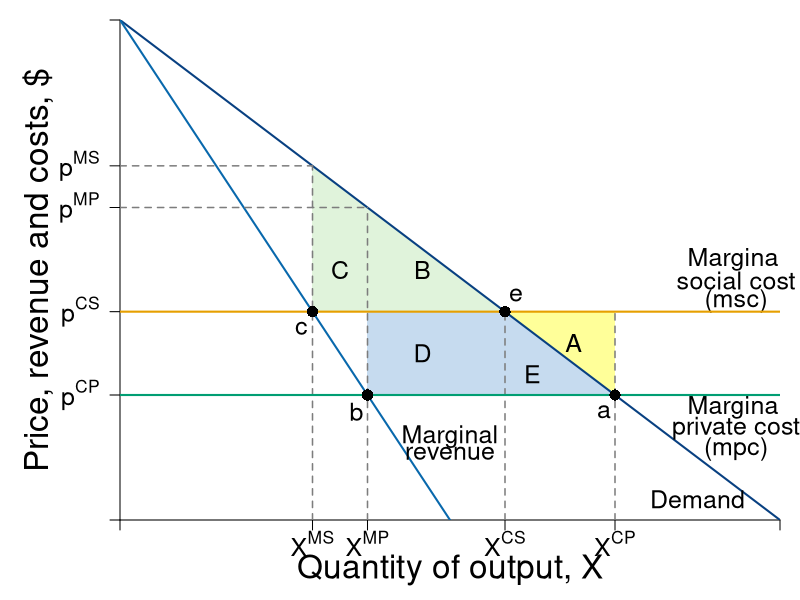

Here is the R script that generated this plot:
#Graph Designer: Simon Halliday + Scott Cohn
#Authors: Bowles and Halliday
#Title: Coordination, Conflict and Competition: A Text in Microeconomics

library(shape)
pdf(file = "public_mechanism/markets_competition_monopolist_external.pdf", width = 9, height = 7)

# Set parameters for graphics
axislabelsize <- 2
labelsize <- 1.5
namesize <- 1.8
annotatesize <- 1.5
graphlinewidth <- 2
segmentlinewidth <- 1.5

COL <- c("#7fc97f", "#beaed4", "#fdc086", "#ffff99", "#386cb0", "#f0027f", "#bf5b17", "#666666")
COLA <- c("#e0f3db", "#99d8c9","#66c2a4","#41ae76", "#238b45", "#005824")
COLB <- c("#c6dbef", "#4eb3d3", "#2b8cbe", "#0868ac","#084081")
COLC <- c("#fcfbfd", "#efedf5", "#dadaeb", "#bcbddc", "#9e9ac8", "#807dba", "#6a51a3", "#54278f", "#3f007d")
grays <- gray.colors(25, start = 1, end = 0, alpha = 1)
CBCols <- c("#009E73","#0072B2","#E69F00","#CC79A7", "#F0E442")


#Edited the margins to cater for the larger LHS labels
par(mar =  c(4, 6, 1, 1))

AvgRevenue <- function(x, rmax = 12, xmax = 12){
  rmax - (rmax/xmax)*x
}

MRevenue <- function(x, rmax = 12, xmax = 12){
  rmax - 2*(rmax/xmax)*x
}

AvgCost <- function(x, c0 = 2, c1 = 4){
  c0/x + c1
}

xlims <- c(0, 12)
ylims <- c(0, 12)

npts <- 501 
x <- seq(xlims[1], xlims[2], length.out = npts)
y <- seq(ylims[1], ylims[2], length.out = npts) 
a <- c(13, 16.75, 19.25)

plot(0, 0, xlim = xlims, ylim = ylims, type = "n",
     xlab = expression(paste("")),
     ylab = expression(paste("")), 
     xaxt = "n", 
     yaxt = "n", 
     cex.lab = axislabelsize, 
     bty = "n",
     xaxs = "i", 
     yaxs = "i")

ticksy <- c(0, 3, 5, AvgRevenue(x = 4.5), AvgRevenue(3.5),  ylims[2])
ylabels <- c(NA, expression(paste(p^{CP})), expression(paste(p^{CS})), expression(paste(p^{MP})), expression(paste(p^{MS})), NA)
ticksx <- c(0, 3.5, 4.5, 7, 9, xlims[2])
xlabels <- c(NA, expression(paste(X^{MS})), expression(paste(X^{MP})), expression(paste(X^{CS})), expression(paste(X^{CP})), NA)

axis(1, at = ticksx, pos = 0, labels = xlabels, cex.axis = labelsize)
axis(2, at = ticksy, pos = 0, labels = ylabels, las = 1, cex.axis = labelsize)

npts <- 500 
xx1 <- seq(xlims[1], xlims[2], length.out = npts)
xx3 <- seq(2, 6, length.out = npts)

#Draw the polygon for A
# xpolya <- c(7, 9, 7, 7)
# ypolya <- c(3, 3, 5, 3)
# polygon(x = xpolya, y = ypolya, col=COL[4], density=NULL, border = NA)

xpolya <- c(9, 9, 7, 9)
ypolya <- c(3, 5, 5, 3)
polygon(x = xpolya, y = ypolya, col=COL[4], density=NULL, border = NA)


#Draw the polygon for B
xpolyb <- c(4.5, 7, 4.5, 4.5)
ypolyb <- c(5, 5, AvgRevenue(x = 4.5), 5)
polygon(x = xpolyb, y = ypolyb, col=COLA[1], density=NULL, border = NA)

#Draw the polygon for area C
xpolyc <- c(3.5, 4.5, 4.5, 3.5, 3.5)
ypolyc <- c(5, 5, AvgRevenue(x = 4.5), AvgRevenue(x = 3.5), MRevenue(3.5))
polygon(x = xpolyc, y = ypolyc, col = COLA[1], density = NULL, border = NA)

#Draw the polygon for D
xpolyd <- c(4.5, 7, 7, 4.5, 4.5)
ypolyd <- c(3, 3, AvgRevenue(x = 7), AvgRevenue(x = 7), 3)
polygon(x = xpolyd, y = ypolyd, col=COL[2], density=NULL, border = NA)

xpolyd <- c(4.5, 7, 7, 4.5, 4.5)
ypolyd <- c(3, 3, AvgRevenue(x = 7), AvgRevenue(x = 7), 3)
polygon(x = xpolyd, y = ypolyd, col=COLB[1], density=NULL, border = NA)

xpolye <- c(7, 9, 7, 7)
ypolye <- c(3, 3, AvgRevenue(x = 7), 3)
polygon(x = xpolye, y = ypolye, col=COLB[1], density=NULL, border = NA)


#lines(xx1, bcA(xx1, w = 10, p = 1.5), col = COLB[3], lwd = graphlinewidth)
lines(xx1, AvgRevenue(xx1, rmax = 12, xmax = 12), col = COLB[5], lwd = graphlinewidth)
lines(xx1, MRevenue(xx1, rmax = 12, xmax = 12), col = COLB[4], lwd = graphlinewidth)
#lines(xx1, AvgCost(xx1, c0 = 2, c1 = 4), col = COLA[5], lwd = graphlinewidth)

#Label the axes
#mtext(expression(paste("Quantity of output, ", X)), side=1, line = 2.5, cex = axislabelsize)

text(0.5*xlims[2], -1.2, expression(paste("Quantity of output, ", X)), xpd = TRUE, cex = axislabelsize) 
text(-1.5, 0.5*ylims[2], expression(paste("Price, revenue and costs, $")), xpd = TRUE, cex = axislabelsize, srt = 90) 

#Label curves
#text(10.5, 4.5, expression(paste(ac(x) == mc(x))), cex = labelsize)
#text(10.5, 3, expression(paste(p(x) == p[max] - s*x)), cex = labelsize)
text(10.5, 0.5, expression(paste("Demand")), cex = labelsize)

text(6, 2, expression(paste("Marginal")), cex = labelsize)
text(6, 1.6, expression(paste("revenue")), cex = labelsize)

text(11.2, 6.25, expression(paste("Marginal")), cex = labelsize)
text(11.2, 5.75, expression(paste("social cost")), cex = labelsize, xpd = TRUE)
text(11.2, 5.25, expression(paste("(msc)")), cex = labelsize)

text(11.2, 2.7, expression(paste("Marginal")), cex = labelsize)
text(11.2, 2.2, expression(paste("private cost")), cex = labelsize, xpd = TRUE)
text(11.2, 1.7, expression(paste("(mpc)")), cex = labelsize)

#Labels cost and profit areas
#text(2, 0.5*AvgCost(x = 4), expression("Total Costs"), cex = labelsize)
#text(2, 6, expression("Profit"), cex = labelsize)

#Draw segments for total costs
segments(0, AvgRevenue(x = 3.5), 3.5, AvgRevenue(x = 3.5), lty = 2, col = grays[20] , lwd = segmentlinewidth)
segments(0, AvgRevenue(x = 4.5), 4.5, AvgRevenue(x = 4.5), lty = 2, col = grays[20] , lwd = segmentlinewidth)

segments(3.5, 0, 3.5, AvgRevenue(x = 3.5), lty = 2, col = grays[20] , lwd = segmentlinewidth)
segments(4.5, 0, 4.5, AvgRevenue(x = 4.5), lty = 2, col = grays[20] , lwd = segmentlinewidth)
segments(7, 0, 7, AvgRevenue(x = 7), lty = 2, col = grays[20] , lwd = segmentlinewidth)
segments(9, 0, 9, 5, lty = 2, col = grays[20] , lwd = segmentlinewidth)

#Price lines
segments(0, 3, xlims[2], 3, lty = 1, col = CBCols[1] , lwd = graphlinewidth)
segments(0, 5, xlims[2], 5, lty = 1, col = CBCols[3] , lwd = graphlinewidth)


#Label Points for comparison
points(3.5, MRevenue(x = 3.5), pch = 16, col = "black", cex = 1.5)
text(3.5 -0.2, MRevenue(x = 3.5) - 0.4, expression(c), cex = labelsize)

points(4.5, MRevenue(x = 4.5), pch = 16, col = "black", cex = 1.5)
text(4.5 -0.2, MRevenue(x = 4.5) - 0.4, expression(b), cex = labelsize)

points(7, AvgRevenue(x = 7), pch = 16, col = "black", cex = 1.5)
text(7 + 0.2, AvgRevenue(x = 7) + 0.4, expression(e), cex = labelsize)

points(9, AvgRevenue(x = 9), pch = 16, col = "black", cex = 1.5)
text(9 -0.2, AvgRevenue(x = 9) - 0.4, expression(a), cex = labelsize)


#points(4, AvgRevenue(x = 4), pch = 16, col = "black", cex = 1.5)
text(8.25, 4.25, expression(A), cex = labelsize)
text(5.5, 6, expression(B), cex = labelsize)
text(4, 6, expression(C), cex = labelsize)
text(5.5, 4, expression(D), cex = labelsize)
text(7.5, 3.5, expression(E), cex = labelsize)

#Arrow to mr = mc
#text(7.5, 9.5, expression(paste("Profit Maximum at")), cex = labelsize)
#text(7.5, 9, expression(paste(mr == mc)), cex = labelsize)
#Arrows(6.1, 9.2, 4.2, 4.3, col = "black", lty = 1, lwd = 2, arr.type = "triangle", arr.lwd = 0.5)



dev.off()
